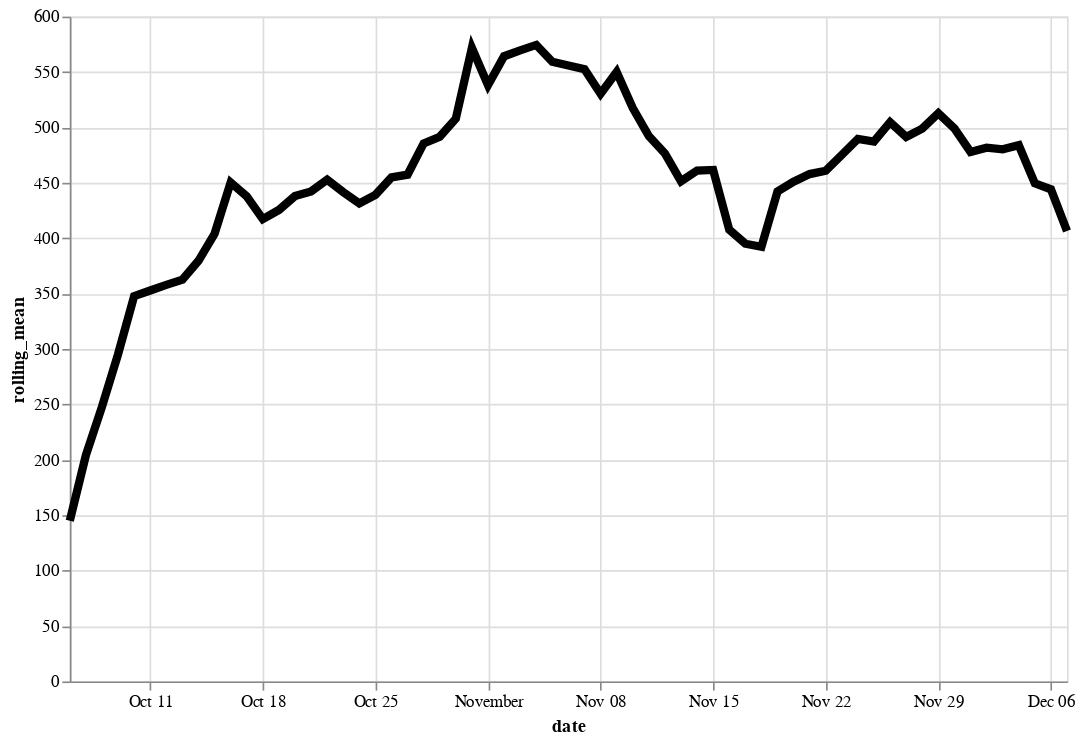

Specify this chart in Vega-Lite:
### Vega-Lite specification from a JSON file in a GitHub repository (floating-point values rounded to 4 significant figures)
{"config": {"view": {"continuousWidth": 400, "continuousHeight": 300}}, "data": {"name": "data-30ae10d8bb0a742aadac514c98b4ba2f"}, "mark": {"type": "line", "color": "black", "size": 5}, "encoding": {"x": {"type": "temporal", "field": "date"}, "y": {"type": "quantitative", "field": "rolling_mean"}}, "height": 400, "transform": [{"window": [{"op": "mean", "field": "logavg", "as": "rolling_mean"}], "frame": [-7, 0]}], "width": 600, "$schema": "https://vega.github.io/schema/vega-lite/v4.8.1.json", "datasets": {"data-30ae10d8bb0a742aadac514c98b4ba2f": [{"date": "2020-10-06", "logavg": 145.0}, {"date": "2020-10-07", "logavg": 263.3}, {"date": "2020-10-08", "logavg": 335.2}, {"date": "2020-10-09", "logavg": 437.7}, {"date": "2020-10-10", "logavg": 557.5}, {"date": "2020-10-11", "logavg": 378.3}, {"date": "2020-10-12", "logavg": 388.1}, {"date": "2020-10-13", "logavg": 395.0}, {"date": "2020-10-14", "logavg": 282.2}, {"date": "2020-10-15", "logavg": 458.1}, {"date": "2020-10-16", "logavg": 705.9}, {"date": "2020-10-17", "logavg": 337.4}, {"date": "2020-10-18", "logavg": 392.8}, {"date": "2020-10-19", "logavg": 444.5}, {"date": "2020-10-20", "logavg": 488.5}, {"date": "2020-10-21", "logavg": 428.9}, {"date": "2020-10-22", "logavg": 366.9}, {"date": "2020-10-23", "logavg": 367.9}, {"date": "2020-10-24", "logavg": 624.2}, {"date": "2020-10-25", "logavg": 399.3}, {"date": "2020-10-26", "logavg": 518.7}, {"date": "2020-10-27", "logavg": 464.7}, {"date": "2020-10-28", "logavg": 714.1}, {"date": "2020-10-29", "logavg": 476.0}, {"date": "2020-10-30", "logavg": 498.5}, {"date": "2020-10-31", "logavg": 878.4}, {"date": "2020-11-01", "logavg": 355.2}, {"date": "2020-11-02", "logavg": 608.3}, {"date": "2020-11-03", "logavg": 561.5}, {"date": "2020-11-04", "logavg": 503.6}, {"date": "2020-11-05", "logavg": 592.1}, {"date": "2020-11-06", "logavg": 449.2}, {"date": "2020-11-07", "logavg": 471.9}, {"date": "2020-11-08", "logavg": 700.5}, {"date": "2020-11-09", "logavg": 513.2}, {"date": "2020-11-10", "logavg": 348.4}, {"date": "2020-11-11", "logavg": 358.3}, {"date": "2020-11-12", "logavg": 378.5}, {"date": "2020-11-13", "logavg": 390.8}, {"date": "2020-11-14", "logavg": 527.1}, {"date": "2020-11-15", "logavg": 476.2}, {"date": "2020-11-16", "logavg": 268.5}, {"date": "2020-11-17", "logavg": 412.5}, {"date": "2020-11-18", "logavg": 325.9}, {"date": "2020-11-19", "logavg": 757.4}, {"date": "2020-11-20", "logavg": 450.2}, {"date": "2020-11-21", "logavg": 445.2}, {"date": "2020-11-22", "logavg": 551.4}, {"date": "2020-11-23", "logavg": 590.5}, {"date": "2020-11-24", "logavg": 383.8}, {"date": "2020-11-25", "logavg": 393.8}, {"date": "2020-11-26", "logavg": 465.8}, {"date": "2020-11-27", "logavg": 650.8}, {"date": "2020-11-28", "logavg": 510.2}, {"date": "2020-11-29", "logavg": 555.8}, {"date": "2020-11-30", "logavg": 441.6}, {"date": "2020-12-01", "logavg": 421.0}, {"date": "2020-12-02", "logavg": 414.6}, {"date": "2020-12-03", "logavg": 382.4}, {"date": "2020-12-04", "logavg": 495.1}, {"date": "2020-12-05", "logavg": 375.6}, {"date": "2020-12-06", "logavg": 467.0}, {"date": "2020-12-07", "logavg": 255.0}]}}
